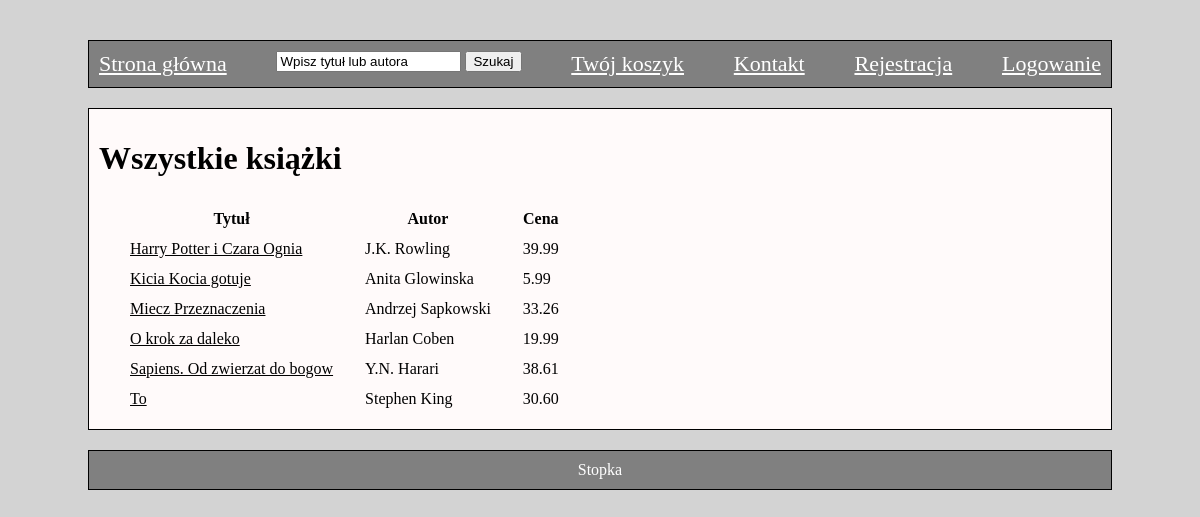
/Strona/index.php, run on the app's committed database.
### tables this page shows
CREATE TABLE ksiazka (
id_ks INT(10) NOT NULL AUTO_INCREMENT,
tytul VARCHAR(100) NOT NULL,
autor VARCHAR(100) NOT NULL,
cena DECIMAL(5,2) DEFAULT NULL,
okladka ENUM('twarda', 'miekka'),
kategoria ENUM('fantastyka', 'kryminal', 'horror', 'romans', 'nauka', 'kuchnia', 'obyczajowa', 'fakt', 'poradnik', 'biografia', 'dla dzieci', 'inna'),
liczba INT(10) DEFAULT NULL,
wydawnictwo VARCHAR(50) DEFAULT NULL,
rok_wydania INT(10) DEFAULT NULL,
PRIMARY KEY (id_ks)
 );

### Strona/index.php (the view, shortened to what this page needs)
<?php
include 'baza.php';
?>
<?php
require_once "polaczenie.php";
$link = new mysqli($host, $uzytkownik, $haslo_bazy, $nazwa_bazy);
$q = "SELECT * FROM ksiazka ORDER BY tytul";
$result = mysqli_query($link, $q) or die($link->error);
?>
<h1>Wszystkie książki</h1>
<div>
	<table>
		<thead>
			<tr>
				<th>Tytuł</th>
				<th>Autor</th>
				<th>Cena</th>
			</tr>
		</thead>
		<?php
			while ($row = $result->fetch_assoc()): ?>
		<tr>
			<td><?php echo "<a href=\"detal.php?id_ks={$row['id_ks']}\">{$row['tytul']}</a>" ?></td>
			<td><?php echo $row['autor']; ?></td>
			<td><?php echo $row['cena']; ?></td>
		</tr>
		<?php endwhile; ?>
	</table>
</div>
<?php
include 'dol.php';
?>

### Strona/baza.php (shortened to what this page needs)
<!DOCTYPE html>
<html lang="pl"><head>
<link rel="stylesheet" href="style.css" type="text/css">
</head>
<body>
<div id="toolbar">
	<a class="menu" href="index.php">Strona główna </a>
	<form action="szukaj.php" method="POST">
		<input type="text" name="search" value="Wpisz tytuł lub autora">
		<input type="submit" value="Szukaj">
	</form>
	<a class="menu" href="koszyk.php">Twój koszyk </a>
	<a class="menu" href="kontakt.php">Kontakt </a>
	<?php
	if (isset($_SESSION['zalogowano']) && $_SESSION['zalogowano'] == true) {
		echo '<a class="menu" href="profil.php">Profil </a>';
		echo '<a class="menu" href="wyloguj.php">Wyloguj </a>';
}
	else {
		echo '<a class="menu" href="rejestracja.php">Rejestracja </a>';
		echo '<a class="menu" href="logowanie.php">Logowanie </a>';
}
	?>
</div>
<div id="main">

### Strona/dol.php
</div>
<footer>
Stopka
</footer>
</body>
</html>

### Strona/style.css (style rules this page uses)
body { background-color: lightgray; }
#toolbar { margin-top: 40px; margin-left: 80px; margin-right: 80px; padding: 10px; border: 1px solid black; display: flex; justify-content: space-between; background: gray; }
a { color: black; font-size: 16px; }
form { display: inline; }
#main { margin-top: 20px; margin-left: 80px; margin-right: 80px; padding: 10px; border: 1px solid black; background: Snow; }
footer { margin-top: 20px; margin-left: 80px; margin-right: 80px; padding: 10px; border: 1px solid black; background: gray; color: white; text-align: center; }
.menu { color: white; font-size: 22px; }
table { border-spacing: 30px 10px; }

### data on the page
ksiazka: tytul "Harry Potter i Czara Ognia", autor "J.K. Rowling", cena "39.99"
ksiazka: tytul "Kicia Kocia gotuje", autor "Anita Glowinska", cena "5.99"
ksiazka: tytul "Miecz Przeznaczenia", autor "Andrzej Sapkowski", cena "33.26"
ksiazka: tytul "O krok za daleko", autor "Harlan Coben", cena "19.99"
ksiazka: tytul "Sapiens. Od zwierzat do bogow", autor "Y.N. Harari", cena "38.61"
ksiazka: tytul "To", autor "Stephen King", cena "30.60"
